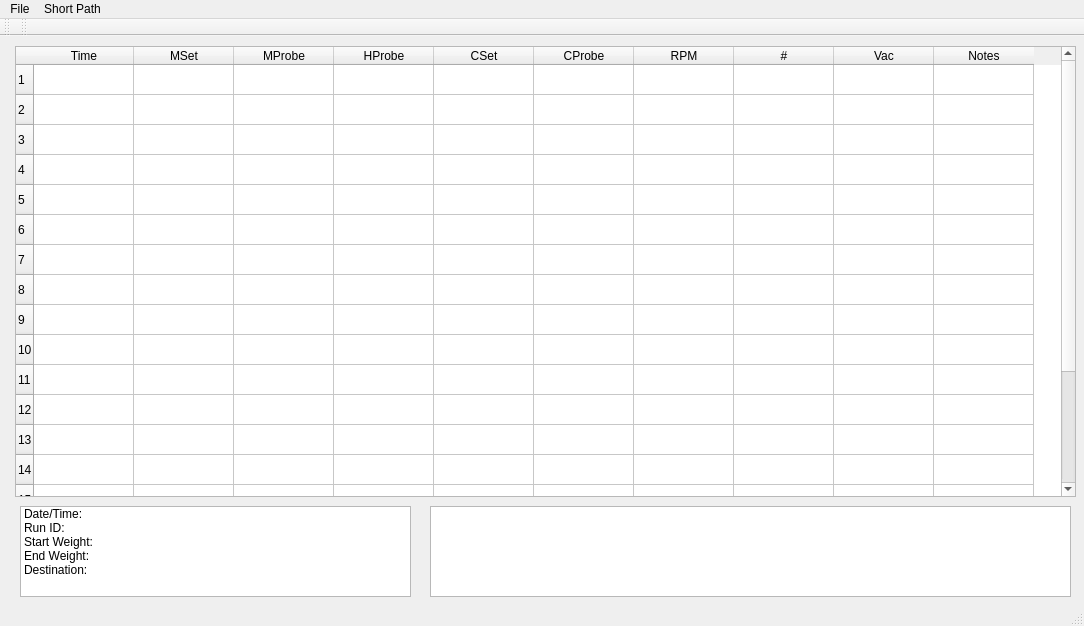
<?xml version="1.0" encoding="UTF-8"?>
<ui version="4.0">
 <class>SuperDope</class>
 <widget class="QMainWindow" name="SuperDope">
  <property name="geometry">
   <rect>
    <x>0</x>
    <y>0</y>
    <width>1084</width>
    <height>626</height>
   </rect>
  </property>
  <property name="windowTitle">
   <string>SuperDope</string>
  </property>
  <widget class="QWidget" name="centralWidget">
   <widget class="QTableWidget" name="tableWidget">
    <property name="geometry">
     <rect>
      <x>15</x>
      <y>10</y>
      <width>1061</width>
      <height>451</height>
     </rect>
    </property>
    <row>
     <property name="text">
      <string>1</string>
     </property>
    </row>
    <row>
     <property name="text">
      <string>2</string>
     </property>
    </row>
    <row>
     <property name="text">
      <string>3</string>
     </property>
    </row>
    <row>
     <property name="text">
      <string>4</string>
     </property>
    </row>
    <row>
     <property name="text">
      <string>5</string>
     </property>
    </row>
    <row>
     <property name="text">
      <string>6</string>
     </property>
    </row>
    <row>
     <property name="text">
      <string>7</string>
     </property>
    </row>
    <row>
     <property name="text">
      <string>8</string>
     </property>
    </row>
    <row>
     <property name="text">
      <string>9</string>
     </property>
    </row>
    <row>
     <property name="text">
      <string>10</string>
     </property>
    </row>
    <row>
     <property name="text">
      <string>11</string>
     </property>
    </row>
    <row>
     <property name="text">
      <string>12</string>
     </property>
    </row>
    <row>
     <property name="text">
      <string>13</string>
     </property>
    </row>
    <row>
     <property name="text">
      <string>14</string>
     </property>
    </row>
    <row>
     <property name="text">
      <string>15</string>
     </property>
    </row>
    <row>
     <property name="text">
      <string>16</string>
     </property>
    </row>
    <row>
     <property name="text">
      <string>17</string>
     </property>
    </row>
    <row>
     <property name="text">
      <string>18</string>
     </property>
    </row>
    <row>
     <property name="text">
      <string>20</string>
     </property>
    </row>
    <column>
     <property name="text">
      <string>Time</string>
     </property>
    </column>
    <column>
     <property name="text">
      <string>MSet</string>
     </property>
    </column>
    <column>
     <property name="text">
      <string>MProbe</string>
     </property>
    </column>
    <column>
     <property name="text">
      <string>HProbe</string>
     </property>
    </column>
    <column>
     <property name="text">
      <string>CSet</string>
     </property>
    </column>
    <column>
     <property name="text">
      <string>CProbe</string>
     </property>
    </column>
    <column>
     <property name="text">
      <string>RPM</string>
     </property>
    </column>
    <column>
     <property name="text">
      <string>#</string>
     </property>
    </column>
    <column>
     <property name="text">
      <string>Vac</string>
     </property>
    </column>
    <column>
     <property name="text">
      <string>Notes</string>
     </property>
    </column>
   </widget>
   <widget class="QListWidget" name="listWidget">
    <property name="geometry">
     <rect>
      <x>20</x>
      <y>470</y>
      <width>391</width>
      <height>91</height>
     </rect>
    </property>
    <item>
     <property name="text">
      <string>Date/Time:</string>
     </property>
    </item>
    <item>
     <property name="text">
      <string>Run ID:</string>
     </property>
    </item>
    <item>
     <property name="text">
      <string>Start Weight:</string>
     </property>
    </item>
    <item>
     <property name="text">
      <string>End Weight:</string>
     </property>
    </item>
    <item>
     <property name="text">
      <string>Destination:</string>
     </property>
    </item>
   </widget>
   <widget class="QPlainTextEdit" name="plainTextEdit">
    <property name="geometry">
     <rect>
      <x>430</x>
      <y>470</y>
      <width>641</width>
      <height>91</height>
     </rect>
    </property>
   </widget>
  </widget>
  <widget class="QMenuBar" name="menuBar">
   <property name="geometry">
    <rect>
     <x>0</x>
     <y>0</y>
     <width>1084</width>
     <height>25</height>
    </rect>
   </property>
   <widget class="QMenu" name="menuFile">
    <property name="title">
     <string>File</string>
    </property>
    <addaction name="actionNew"/>
    <addaction name="actionOpen"/>
    <addaction name="separator"/>
    <addaction name="actionExit"/>
   </widget>
   <widget class="QMenu" name="menuShort_Path">
    <property name="title">
     <string>Short Path</string>
    </property>
    <addaction name="actionStart_Run"/>
    <addaction name="actionSave_2"/>
   </widget>
   <addaction name="menuFile"/>
   <addaction name="menuShort_Path"/>
  </widget>
  <widget class="QToolBar" name="mainToolBar">
   <attribute name="toolBarArea">
    <enum>TopToolBarArea</enum>
   </attribute>
   <attribute name="toolBarBreak">
    <bool>false</bool>
   </attribute>
  </widget>
  <widget class="QStatusBar" name="statusBar"/>
  <widget class="QToolBar" name="toolBar">
   <property name="windowTitle">
    <string>toolBar</string>
   </property>
   <attribute name="toolBarArea">
    <enum>TopToolBarArea</enum>
   </attribute>
   <attribute name="toolBarBreak">
    <bool>false</bool>
   </attribute>
  </widget>
  <action name="actionNew">
   <property name="text">
    <string>New</string>
   </property>
  </action>
  <action name="actionOpen">
   <property name="text">
    <string>Open</string>
   </property>
  </action>
  <action name="actionClose">
   <property name="text">
    <string>Close</string>
   </property>
  </action>
  <action name="actionSave">
   <property name="text">
    <string>Save</string>
   </property>
  </action>
  <action name="actionExit">
   <property name="text">
    <string>Exit</string>
   </property>
   <property name="shortcutContext">
    <enum>Qt::ApplicationShortcut</enum>
   </property>
  </action>
  <action name="actionSet">
   <property name="text">
    <string>Set</string>
   </property>
  </action>
  <action name="actionDate">
   <property name="text">
    <string>Date</string>
   </property>
  </action>
  <action name="actionStart_Weight">
   <property name="text">
    <string>Start Weight</string>
   </property>
  </action>
  <action name="actionEnd_Weight">
   <property name="text">
    <string>End Weight</string>
   </property>
  </action>
  <action name="actionDestination">
   <property name="text">
    <string>Destination</string>
   </property>
  </action>
  <action name="actionChoose_Type">
   <property name="text">
    <string>Choose Type</string>
   </property>
  </action>
  <action name="actionPut_on_Ice">
   <property name="text">
    <string>Put on Ice</string>
   </property>
  </action>
  <action name="actionFilter_Slush">
   <property name="text">
    <string>Filter Slush</string>
   </property>
  </action>
  <action name="actionRecover_Ethanol">
   <property name="text">
    <string>Recover Ethanol</string>
   </property>
  </action>
  <action name="actionCheck_Type">
   <property name="text">
    <string>Check Type</string>
   </property>
  </action>
  <action name="actionAdd_Jar">
   <property name="text">
    <string>Add Jar</string>
   </property>
  </action>
  <action name="actionPull_from_Jar">
   <property name="text">
    <string>Pull from Jar</string>
   </property>
  </action>
  <action name="actionDisplay_Jars">
   <property name="text">
    <string>Display Jars</string>
   </property>
  </action>
  <action name="actionStart_Run">
   <property name="text">
    <string>Start Run</string>
   </property>
  </action>
  <action name="actionSave_2">
   <property name="text">
    <string>Save</string>
   </property>
  </action>
 </widget>
 <layoutdefault spacing="6" margin="11"/>
 <resources/>
 <connections/>
</ui>
